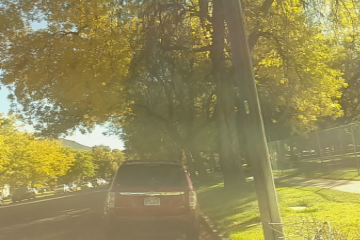
#> input picture pysource-2/car/16_07_02_14_21_02_orig.png, 360 x 240 px; the run also reads 1 picture not shown here
$ python histo_04.py --img1 car/16_07_02_14_21_02_orig.png --img2 car/16_07_02_14_21_03_orig.png
#> lines starting #> are read from the running program, lines starting #| are printed output that depends on the picture; long printed decimals are rounded
#!/usr/bin/python

import cv2
import numpy as np
import argparse
from matplotlib import pyplot as plt

##############################################################
# module: histo_04.py
# author: vladimir kulyukin
# description: matching histograms with four different
# metrics. Two input images are taken, their normalized
# flattened histrograms are computed and matched.
#
# to run:
# python histo_04.py -i1 <path_to_image1> -i2 <path_to_image2>
#
# bugs to vladimir dot kulyukin at usu dot edu
###############################################################

ap = argparse.ArgumentParser()
ap.add_argument('-i1', '--img1', required=True, help='path to image 1')
ap.add_argument('-i2', '--img2', required=True, help='path to image 2')
args = vars(ap.parse_args())

image1 = cv2.imread(args['img1'])
#> image1 is the input picture: shape (240, 360, 3); mean B, G, R 86.2, 138.2, 148
image2 = cv2.imread(args['img2'])

# show image 1
rgb1 = cv2.cvtColor(image1, cv2.COLOR_BGR2RGB)
fig1 = plt.figure(1)
fig1.suptitle('Image 1')
plt.imshow(rgb1)

# show image 2
rgb2 = cv2.cvtColor(image2, cv2.COLOR_BGR2RGB)
fig2 = plt.figure(2)
fig2.suptitle('Image 2')
plt.imshow(rgb2)

# compute histogram feature vectors
hist1 = cv2.calcHist([image1], [0, 1, 2], None, [8, 8, 8], [0, 256, 0, 256, 0, 256])
hist2 = cv2.calcHist([image2], [0, 1, 2], None, [8, 8, 8], [0, 256, 0, 256, 0, 256])
# normalize and flatten feature vectors
norm_hist1 = cv2.normalize(hist1, hist1).flatten()
#> norm_hist1 = 512 values, max 0.743 at index 155, min 0 at index 0, mean 0.00583
norm_hist2 = cv2.normalize(hist2, hist2).flatten()
#> norm_hist2 = 512 values, max 0.723 at index 155, min 0 at index 0, mean 0.00587

fig3 = plt.figure(3)
fig3.suptitle('Normalized Histogram 1')
plt.xlim([0, 1])
plt.xlim([0, 513])
plt.xlabel('Bins')
plt.ylabel('Pixel Counts in Bins')
plt.plot(norm_hist1)

fig4 = plt.figure(4)
fig4.suptitle('Normalized Histogram 2')
plt.xlim([0, 1])
plt.xlim([0, 513])
plt.xlabel('Bins')
plt.ylabel('Pixel Counts in Bins')
plt.plot(norm_hist2)

##################### Histogram Matching ##################

'''
OpenCV has a built in method to facilitate an easy comparison of histograms:
cv2.compareHist(). Here is the signature.

cv2.compareHist(H1, H2, method)

The cv2.compareHist() function takes three arguments: H1, which is the first histogram
to be compared, H2, the second histogram to be compared, and method, which is a
flag indicating which comparison method should be performed.

The method flag can be any of the following:

cv2.HISTCMP_CORREL: Computes the correlation H1 and H2.
cv2.HISTCMP_CHISQR:  Computes the Chi-Squared distance b/w H1 and H2.
cv2.HISTCMP_INTERSECT Calculates the intersection between b/w H1 and H2.
cv2.HISTCMP_BHATTACHARYYA: Bhattacharyya distance measures the “overlap” b/w H1 and H2.

Note that for cv2.HISTCMP_CORREL and cv2.HISTCMP_INTERSECT the large the matching
score, the higher the similarity; for cv2.HISTCMP_CHISQR and cv2.HISTCMP_BHATTACHARYYA,
the smaller the matching score, the higher the similarity
'''

# let's create a dictionary mapping metrics to matching scores
dist_table = {}
dist_table['cv2.HISTCMP_CORREL'] = cv2.compareHist(norm_hist1, norm_hist2,
                                               cv2.HISTCMP_CORREL)
dist_table['cv2.HISTCMP_CHISQR'] = cv2.compareHist(norm_hist1, norm_hist2,
                                               cv2.HISTCMP_CHISQR)
dist_table['cv2.HISTCMP_INTERSECT'] = cv2.compareHist(norm_hist1, norm_hist2,
                                               cv2.HISTCMP_INTERSECT)
dist_table['cv2.HISTCMP_BHATTA'] = cv2.compareHist(norm_hist1, norm_hist2,
                                               cv2.HISTCMP_BHATTACHARYYA)

# let's display the metrics and the scores
for metric, score in dist_table.items():
    print(metric + ' = ' + str(score))
#> this loop made 4 passes
#> (metric, score) on passes 1 to 4: ('cv2.HISTCMP_CORREL', 0.998), ('cv2.HISTCMP_CHISQR', 0.0306), ('cv2.HISTCMP_INTERSECT', 2.9), ('cv2.HISTCMP_BHATTA', 0.0334)
#| cv2.HISTCMP_CORREL = 0.9984
#| cv2.HISTCMP_CHISQR = 0.03061
#| cv2.HISTCMP_INTERSECT = 2.901
#| cv2.HISTCMP_BHATTA = 0.0334

# show figs and plots
plt.show()
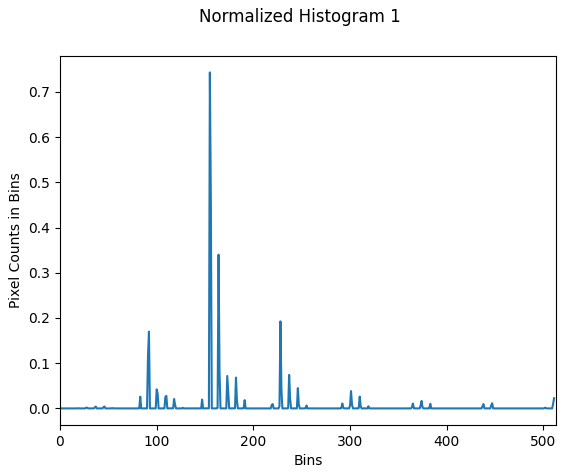
#> figure drawn by matplotlib, 1 panel; curve peaks at x = 155, y = 0.743
#> figure, not shown here; curve peaks at x = 155, y = 0.723
